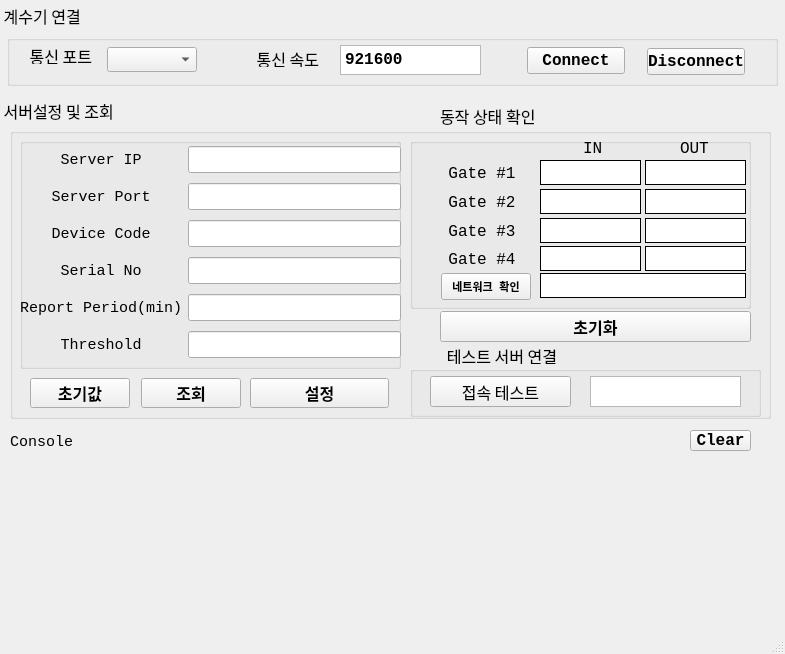
 <widget class="QMainWindow" name="MainWindow">
  <property name="geometry">
   <rect>
    <x>0</x>
    <y>0</y>
    <width>785</width>
    <height>654</height>
   </rect>
  </property>
  <property name="windowTitle">
   <string>MainWindow</string>
  </property>
  <widget class="QWidget" name="centralwidget">
   <widget class="QGroupBox" name="gb_ConnectBoard">
    <property name="geometry">
     <rect>
      <x>7</x>
      <y>35</y>
      <width>771</width>
      <height>51</height>
     </rect>
    </property>
    <property name="font">
     <font>
      <family>Consolas</family>
      <pointsize>12</pointsize>
      <weight>75</weight>
      <bold>true</bold>
     </font>
    </property>
    <property name="title">
     <string/>
    </property>
    <widget class="QLabel" name="label_ComPort">
     <property name="geometry">
      <rect>
       <x>16</x>
       <y>13</y>
       <width>69</width>
       <height>16</height>
      </rect>
     </property>
     <property name="font">
      <font>
       <family>HY중고딕</family>
       <pointsize>12</pointsize>
       <weight>50</weight>
       <bold>false</bold>
      </font>
     </property>
     <property name="text">
      <string>통신 포트</string>
     </property>
     <property name="textFormat">
      <enum>Qt::PlainText</enum>
     </property>
     <property name="alignment">
      <set>Qt::AlignRight|Qt::AlignTrailing|Qt::AlignVCenter</set>
     </property>
    </widget>
    <widget class="QComboBox" name="cb_ComPort">
     <property name="geometry">
      <rect>
       <x>100</x>
       <y>12</y>
       <width>90</width>
       <height>25</height>
      </rect>
     </property>
    </widget>
    <widget class="QPushButton" name="btn_Disconnect">
     <property name="geometry">
      <rect>
       <x>640</x>
       <y>13</y>
       <width>98</width>
       <height>27</height>
      </rect>
     </property>
     <property name="font">
      <font>
       <family>Consolas</family>
       <pointsize>12</pointsize>
       <weight>75</weight>
       <bold>true</bold>
      </font>
     </property>
     <property name="text">
      <string>Disconnect</string>
     </property>
    </widget>
    <widget class="QPushButton" name="btn_Connect">
     <property name="geometry">
      <rect>
       <x>520</x>
       <y>12</y>
       <width>98</width>
       <height>27</height>
      </rect>
     </property>
     <property name="font">
      <font>
       <family>Consolas</family>
       <pointsize>12</pointsize>
       <weight>75</weight>
       <bold>true</bold>
      </font>
     </property>
     <property name="text">
      <string>Connect</string>
     </property>
    </widget>
    <widget class="QLabel" name="label_BaudRate">
     <property name="geometry">
      <rect>
       <x>243</x>
       <y>16</y>
       <width>69</width>
       <height>16</height>
      </rect>
     </property>
     <property name="font">
      <font>
       <family>HY중고딕</family>
       <pointsize>12</pointsize>
       <weight>50</weight>
       <bold>false</bold>
      </font>
     </property>
     <property name="text">
      <string>통신 속도</string>
     </property>
     <property name="textFormat">
      <enum>Qt::PlainText</enum>
     </property>
     <property name="alignment">
      <set>Qt::AlignRight|Qt::AlignTrailing|Qt::AlignVCenter</set>
     </property>
    </widget>
    <widget class="QTextEdit" name="textedit_BaudRate">
     <property name="geometry">
      <rect>
       <x>333</x>
       <y>10</y>
       <width>141</width>
       <height>30</height>
      </rect>
     </property>
     <property name="autoFillBackground">
      <bool>true</bool>
     </property>
     <property name="readOnly">
      <bool>true</bool>
     </property>
     <property name="html">
      <string>&lt;!DOCTYPE HTML PUBLIC &quot;-//W3C//DTD HTML 4.0//EN&quot; &quot;http://www.w3.org/TR/REC-html40/strict.dtd&quot;&gt;
&lt;html&gt;&lt;head&gt;&lt;meta name=&quot;qrichtext&quot; content=&quot;1&quot; /&gt;&lt;style type=&quot;text/css&quot;&gt;
p, li { white-space: pre-wrap; }
&lt;/style&gt;&lt;/head&gt;&lt;body style=&quot; font-family:'Consolas'; font-size:12pt; font-weight:600; font-style:normal;&quot;&gt;
&lt;p style=&quot; margin-top:0px; margin-bottom:0px; margin-left:0px; margin-right:0px; -qt-block-indent:0; text-indent:0px;&quot;&gt;921600&lt;/p&gt;&lt;/body&gt;&lt;/html&gt;</string>
     </property>
    </widget>
   </widget>
   <widget class="QGroupBox" name="gb_main">
    <property name="geometry">
     <rect>
      <x>10</x>
      <y>128</y>
      <width>761</width>
      <height>291</height>
     </rect>
    </property>
    <property name="font">
     <font>
      <family>Consolas</family>
      <pointsize>12</pointsize>
      <weight>75</weight>
      <bold>true</bold>
     </font>
    </property>
    <property name="title">
     <string/>
    </property>
    <widget class="QListView" name="listView">
     <property name="geometry">
      <rect>
       <x>0</x>
       <y>330</y>
       <width>311</width>
       <height>151</height>
      </rect>
     </property>
    </widget>
    <widget class="QGroupBox" name="gb_ServerSetting">
     <property name="geometry">
      <rect>
       <x>10</x>
       <y>10</y>
       <width>381</width>
       <height>231</height>
      </rect>
     </property>
     <property name="title">
      <string/>
     </property>
     <widget class="QWidget" name="layoutWidget">
      <property name="geometry">
       <rect>
        <x>0</x>
        <y>4</y>
        <width>381</width>
        <height>221</height>
       </rect>
      </property>
      <layout class="QGridLayout" name="gridLayout_ServerSetting">
       <item row="2" column="0">
        <widget class="QLabel" name="label_DeviceCode">
         <property name="font">
          <font>
           <family>Consolas</family>
           <pointsize>11</pointsize>
           <weight>50</weight>
           <bold>false</bold>
          </font>
         </property>
         <property name="text">
          <string>Device Code</string>
         </property>
         <property name="textFormat">
          <enum>Qt::PlainText</enum>
         </property>
         <property name="alignment">
          <set>Qt::AlignCenter</set>
         </property>
        </widget>
       </item>
       <item row="4" column="1">
        <widget class="QLineEdit" name="lineEdit_ReportPeriod">
         <property name="alignment">
          <set>Qt::AlignRight|Qt::AlignTrailing|Qt::AlignVCenter</set>
         </property>
         <property name="readOnly">
          <bool>true</bool>
         </property>
        </widget>
       </item>
       <item row="1" column="0">
        <widget class="QLabel" name="label_ServerPort">
         <property name="font">
          <font>
           <family>Consolas</family>
           <pointsize>11</pointsize>
           <weight>50</weight>
           <bold>false</bold>
          </font>
         </property>
         <property name="text">
          <string>Server Port</string>
         </property>
         <property name="textFormat">
          <enum>Qt::PlainText</enum>
         </property>
         <property name="alignment">
          <set>Qt::AlignCenter</set>
         </property>
        </widget>
       </item>
       <item row="5" column="0">
        <widget class="QLabel" name="label_Threshold">
         <property name="font">
          <font>
           <family>Consolas</family>
           <pointsize>11</pointsize>
           <weight>50</weight>
           <bold>false</bold>
          </font>
         </property>
         <property name="text">
          <string>Threshold</string>
         </property>
         <property name="textFormat">
          <enum>Qt::PlainText</enum>
         </property>
         <property name="alignment">
          <set>Qt::AlignCenter</set>
         </property>
        </widget>
       </item>
       <item row="0" column="0">
        <widget class="QLabel" name="label_ServerIP">
         <property name="font">
          <font>
           <family>Consolas</family>
           <pointsize>11</pointsize>
           <weight>50</weight>
           <bold>false</bold>
          </font>
         </property>
         <property name="text">
          <string>Server IP</string>
         </property>
         <property name="textFormat">
          <enum>Qt::PlainText</enum>
         </property>
         <property name="alignment">
          <set>Qt::AlignCenter</set>
         </property>
        </widget>
       </item>
       <item row="2" column="1">
        <widget class="QLineEdit" name="lineEdit_DeviceCode">
         <property name="alignment">
          <set>Qt::AlignRight|Qt::AlignTrailing|Qt::AlignVCenter</set>
         </property>
         <property name="readOnly">
          <bool>true</bool>
         </property>
        </widget>
       </item>
       <item row="1" column="1">
        <widget class="QLineEdit" name="lineEdit_ServerPort">
         <property name="alignment">
          <set>Qt::AlignRight|Qt::AlignTrailing|Qt::AlignVCenter</set>
         </property>
        </widget>
       </item>
       <item row="3" column="1">
        <widget class="QLineEdit" name="lineEdit_SerialNumber">
         <property name="alignment">
          <set>Qt::AlignRight|Qt::AlignTrailing|Qt::AlignVCenter</set>
         </property>
        </widget>
       </item>
       <item row="3" column="0">
        <widget class="QLabel" name="label_serialNumber">
         <property name="font">
          <font>
           <family>Consolas</family>
           <pointsize>11</pointsize>
           <weight>50</weight>
           <bold>false</bold>
          </font>
         </property>
         <property name="text">
          <string>Serial No</string>
         </property>
         <property name="textFormat">
          <enum>Qt::PlainText</enum>
         </property>
         <property name="alignment">
          <set>Qt::AlignCenter</set>
         </property>
        </widget>
       </item>
       <item row="5" column="1">
        <widget class="QLineEdit" name="lineEdit_Threshold">
         <property name="alignment">
          <set>Qt::AlignRight|Qt::AlignTrailing|Qt::AlignVCenter</set>
         </property>
         <property name="readOnly">
          <bool>true</bool>
         </property>
        </widget>
       </item>
       <item row="0" column="1">
        <widget class="QLineEdit" name="lineEdit_ServerIP">
         <property name="alignment">
          <set>Qt::AlignBottom|Qt::AlignRight|Qt::AlignTrailing</set>
         </property>
        </widget>
       </item>
       <item row="4" column="0">
        <widget class="QLabel" name="label_ReportPeriod">
         <property name="font">
          <font>
           <family>Consolas</family>
           <pointsize>11</pointsize>
           <weight>50</weight>
           <bold>false</bold>
          </font>
         </property>
         <property name="text">
          <string>Report Period(min)</string>
         </property>
         <property name="textFormat">
          <enum>Qt::PlainText</enum>
         </property>
         <property name="alignment">
          <set>Qt::AlignCenter</set>
         </property>
        </widget>
       </item>
      </layout>
     </widget>
    </widget>
    <widget class="QGroupBox" name="gb_CheckStatus">
     <property name="geometry">
      <rect>
       <x>400</x>
       <y>10</y>
       <width>341</width>
       <height>171</height>
      </rect>
     </property>
     <property name="title">
      <string/>
     </property>
     <property name="flat">
      <bool>false</bool>
     </property>
     <property name="checkable">
      <bool>false</bool>
     </property>
     <widget class="QLabel" name="label_GateIn">
      <property name="geometry">
       <rect>
        <x>173</x>
        <y>0</y>
        <width>61</width>
        <height>21</height>
       </rect>
      </property>
      <property name="font">
       <font>
        <family>Consolas</family>
        <pointsize>12</pointsize>
        <weight>50</weight>
        <bold>false</bold>
       </font>
      </property>
      <property name="text">
       <string>IN</string>
      </property>
      <property name="textFormat">
       <enum>Qt::PlainText</enum>
      </property>
     </widget>
     <widget class="QLabel" name="label_GateOut">
      <property name="geometry">
       <rect>
        <x>270</x>
        <y>0</y>
        <width>61</width>
        <height>21</height>
       </rect>
      </property>
      <property name="font">
       <font>
        <family>Consolas</family>
        <pointsize>12</pointsize>
        <weight>50</weight>
        <bold>false</bold>
       </font>
      </property>
      <property name="text">
       <string>OUT</string>
      </property>
      <property name="textFormat">
       <enum>Qt::PlainText</enum>
      </property>
     </widget>
     <widget class="QLabel" name="label_Gate1">
      <property name="geometry">
       <rect>
        <x>17</x>
        <y>20</y>
        <width>110</width>
        <height>30</height>
       </rect>
      </property>
      <property name="font">
       <font>
        <family>Consolas</family>
        <pointsize>12</pointsize>
        <weight>50</weight>
        <bold>false</bold>
       </font>
      </property>
      <property name="text">
       <string>Gate #1</string>
      </property>
      <property name="alignment">
       <set>Qt::AlignCenter</set>
      </property>
     </widget>
     <widget class="QLabel" name="label_Gate3">
      <property name="geometry">
       <rect>
        <x>17</x>
        <y>78</y>
        <width>110</width>
        <height>30</height>
       </rect>
      </property>
      <property name="font">
       <font>
        <family>Consolas</family>
        <pointsize>12</pointsize>
        <weight>50</weight>
        <bold>false</bold>
       </font>
      </property>
      <property name="text">
       <string>Gate #3</string>
      </property>
      <property name="alignment">
       <set>Qt::AlignCenter</set>
      </property>
     </widget>
     <widget class="QLabel" name="label_Gate2">
      <property name="geometry">
       <rect>
        <x>17</x>
        <y>49</y>
        <width>110</width>
        <height>30</height>
       </rect>
      </property>
      <property name="font">
       <font>
        <family>Consolas</family>
        <pointsize>12</pointsize>
        <weight>50</weight>
        <bold>false</bold>
       </font>
      </property>
      <property name="text">
       <string>Gate #2</string>
      </property>
      <property name="alignment">
       <set>Qt::AlignCenter</set>
      </property>
     </widget>
     <widget class="QLabel" name="label_Gate4">
      <property name="geometry">
       <rect>
        <x>17</x>
        <y>106</y>
        <width>110</width>
        <height>30</height>
       </rect>
      </property>
      <property name="font">
       <font>
        <family>Consolas</family>
        <pointsize>12</pointsize>
        <weight>50</weight>
        <bold>false</bold>
       </font>
      </property>
      <property name="text">
       <string>Gate #4</string>
      </property>
      <property name="alignment">
       <set>Qt::AlignCenter</set>
      </property>
     </widget>
     <widget class="QLabel" name="Gate3_IN_label">
      <property name="geometry">
       <rect>
        <x>130</x>
        <y>80</y>
        <width>101</width>
        <height>25</height>
       </rect>
      </property>
      <property name="font">
       <font>
        <family>Consolas</family>
        <pointsize>12</pointsize>
        <weight>50</weight>
        <bold>false</bold>
       </font>
      </property>
      <property name="styleSheet">
       <string notr="true">color: rgb(85, 255, 0);
background-color: rgb(255, 255, 255);
border: 1px;
border-style: outset;</string>
      </property>
      <property name="text">
       <string/>
      </property>
      <property name="alignment">
       <set>Qt::AlignCenter</set>
      </property>
     </widget>
     <widget class="QLabel" name="Gate1_IN_label">
      <property name="enabled">
       <bool>true</bool>
      </property>
      <property name="geometry">
       <rect>
        <x>130</x>
        <y>22</y>
        <width>101</width>
        <height>25</height>
       </rect>
      </property>
      <property name="palette">
       <palette>
        <active>
         <colorrole role="WindowText">
          <brush brushstyle="SolidPattern">
           <color alpha="255">
            <red>85</red>
            <green>255</green>
            <blue>0</blue>
           </color>
          </brush>
         </colorrole>
         <colorrole role="Button">
          <brush brushstyle="SolidPattern">
           <color alpha="255">
            <red>255</red>
            <green>255</green>
            <blue>255</blue>
           </color>
          </brush>
         </colorrole>
         <colorrole role="Text">
          <brush brushstyle="SolidPattern">
           <color alpha="255">
            <red>85</red>
            <green>255</green>
            <blue>0</blue>
           </color>
          </brush>
         </colorrole>
         <colorrole role="ButtonText">
          <brush brushstyle="SolidPattern">
           <color alpha="255">
            <red>85</red>
            <green>255</green>
            <blue>0</blue>
           </color>
          </brush>
         </colorrole>
         <colorrole role="Base">
          <brush brushstyle="SolidPattern">
           <color alpha="255">
            <red>255</red>
            <green>255</green>
            <blue>255</blue>
           </color>
          </brush>
         </colorrole>
         <colorrole role="Window">
          <brush brushstyle="SolidPattern">
           <color alpha="255">
            <red>255</red>
            <green>255</green>
            <blue>255</blue>
           </color>
          </brush>
         </colorrole>
         <colorrole role="PlaceholderText">
          <brush brushstyle="SolidPattern">
           <color alpha="128">
            <red>76</red>
            <green>248</green>
            <blue>2</blue>
           </color>
          </brush>
         </colorrole>
        </active>
        <inactive>
         <colorrole role="WindowText">
          <brush brushstyle="SolidPattern">
           <color alpha="255">
            <red>85</red>
            <green>255</green>
            <blue>0</blue>
           </color>
          </brush>
         </colorrole>
         <colorrole role="Button">
          <brush brushstyle="SolidPattern">
           <color alpha="255">
            <red>255</red>
            <green>255</green>
            <blue>255</blue>
           </color>
          </brush>
         </colorrole>
         <colorrole role="Text">
          <brush brushstyle="SolidPattern">
           <color alpha="255">
            <red>85</red>
            <green>255</green>
            <blue>0</blue>
           </color>
          </brush>
         </colorrole>
         <colorrole role="ButtonText">
          <brush brushstyle="SolidPattern">
           <color alpha="255">
            <red>85</red>
            <green>255</green>
            <blue>0</blue>
           </color>
          </brush>
         </colorrole>
         <colorrole role="Base">
          <brush brushstyle="SolidPattern">
           <color alpha="255">
            <red>255</red>
            <green>255</green>
            <blue>255</blue>
           </color>
          </brush>
         </colorrole>
         <colorrole role="Window">
          <brush brushstyle="SolidPattern">
           <color alpha="255">
            <red>255</red>
            <green>255</green>
            <blue>255</blue>
           </color>
          </brush>
         </colorrole>
         <colorrole role="PlaceholderText">
          <brush brushstyle="SolidPattern">
           <color alpha="128">
            <red>76</red>
            <green>248</green>
            <blue>2</blue>
           </color>
          </brush>
         </colorrole>
        </inactive>
        <disabled>
         <colorrole role="WindowText">
          <brush brushstyle="SolidPattern">
           <color alpha="255">
            <red>85</red>
            <green>255</green>
            <blue>0</blue>
           </color>
          </brush>
         </colorrole>
         <colorrole role="Button">
          <brush brushstyle="SolidPattern">
           <color alpha="255">
            <red>255</red>
            <green>255</green>
            <blue>255</blue>
           </color>
          </brush>
         </colorrole>
         <colorrole role="Text">
          <brush brushstyle="SolidPattern">
           <color alpha="255">
            <red>85</red>
            <green>255</green>
            <blue>0</blue>
           </color>
          </brush>
         </colorrole>
         <colorrole role="ButtonText">
          <brush brushstyle="SolidPattern">
           <color alpha="255">
            <red>85</red>
            <green>255</green>
            <blue>0</blue>
           </color>
          </brush>
         </colorrole>
         <colorrole role="Base">
          <brush brushstyle="SolidPattern">
           <color alpha="255">
            <red>255</red>
            <green>255</green>
            <blue>255</blue>
           </color>
          </brush>
         </colorrole>
         <colorrole role="Window">
          <brush brushstyle="SolidPattern">
           <color alpha="255">
            <red>255</red>
            <green>255</green>
            <blue>255</blue>
           </color>
          </brush>
         </colorrole>
         <colorrole role="PlaceholderText">
          <brush brushstyle="SolidPattern">
           <color alpha="128">
            <red>0</red>
            <green>0</green>
            <blue>0</blue>
           </color>
          </brush>
         </colorrole>
        </disabled>
       </palette>
      </property>
      <property name="font">
       <font>
        <family>Consolas</family>
        <pointsize>12</pointsize>
        <weight>50</weight>
        <bold>false</bold>
       </font>
      </property>
      <property name="layoutDirection">
       <enum>Qt::LeftToRight</enum>
      </property>
      <property name="autoFillBackground">
       <bool>false</bool>
      </property>
      <property name="styleSheet">
       <string notr="true">color: rgb(85, 255, 0);
background-color: rgb(255, 255, 255);
border: 1px;
border-style: outset;</string>
      </property>
      <property name="text">
       <string/>
      </property>
      <property name="alignment">
       <set>Qt::AlignCenter</set>
      </property>
     </widget>
     <widget class="QLabel" name="Gate2_IN_label">
      <property name="geometry">
       <rect>
        <x>130</x>
        <y>51</y>
        <width>101</width>
        <height>25</height>
       </rect>
      </property>
      <property name="font">
       <font>
        <family>Consolas</family>
        <pointsize>12</pointsize>
        <weight>50</weight>
        <bold>false</bold>
       </font>
      </property>
      <property name="styleSheet">
       <string notr="true">color: rgb(85, 255, 0);
background-color: rgb(255, 255, 255);
border: 1px;
border-style: outset;</string>
      </property>
      <property name="text">
       <string/>
      </property>
      <property name="alignment">
       <set>Qt::AlignCenter</set>
      </property>
     </widget>
     <widget class="QLabel" name="Gate2_OUT_label">
      <property name="geometry">
       <rect>
        <x>235</x>
        <y>51</y>
        <width>101</width>
        <height>25</height>
       </rect>
      </property>
      <property name="font">
       <font>
        <family>Consolas</family>
        <pointsize>12</pointsize>
        <weight>50</weight>
        <bold>false</bold>
       </font>
      </property>
      <property name="styleSheet">
       <string notr="true">color: rgb(85, 255, 0);
background-color: rgb(255, 255, 255);
border: 1px;
border-style: outset;</string>
      </property>
      <property name="text">
       <string/>
      </property>
      <property name="alignment">
       <set>Qt::AlignCenter</set>
      </property>
     </widget>
     <widget class="QLabel" name="Gate1_OUT_label">
      <property name="geometry">
       <rect>
        <x>235</x>
        <y>22</y>
        <width>101</width>
        <height>25</height>
       </rect>
      </property>
      <property name="font">
       <font>
        <family>Consolas</family>
        <pointsize>12</pointsize>
        <weight>50</weight>
        <bold>false</bold>
       </font>
      </property>
      <property name="styleSheet">
       <string notr="true">color: rgb(85, 255, 0);
background-color: rgb(255, 255, 255);
border: 1px;
border-style: outset;</string>
      </property>
      <property name="text">
       <string/>
      </property>
      <property name="alignment">
       <set>Qt::AlignCenter</set>
      </property>
     </widget>
     <widget class="QLabel" name="Gate4_IN_label">
      <property name="geometry">
       <rect>
        <x>130</x>
        <y>108</y>
        <width>101</width>
        <height>25</height>
       </rect>
      </property>
      <property name="font">
       <font>
        <family>Consolas</family>
        <pointsize>12</pointsize>
        <weight>50</weight>
        <bold>false</bold>
       </font>
      </property>
      <property name="styleSheet">
       <string notr="true">color: rgb(85, 255, 0);
background-color: rgb(255, 255, 255);
border: 1px;
border-style: outset;</string>
      </property>
      <property name="text">
       <string/>
      </property>
      <property name="alignment">
       <set>Qt::AlignCenter</set>
      </property>
     </widget>
     <widget class="QLabel" name="Gate4_OUT_label">
      <property name="geometry">
       <rect>
        <x>235</x>
        <y>108</y>
        <width>101</width>
        <height>25</height>
       </rect>
      </property>
      <property name="font">
       <font>
        <family>Consolas</family>
        <pointsize>12</pointsize>
        <weight>50</weight>
        <bold>false</bold>
       </font>
      </property>
      <property name="styleSheet">
       <string notr="true">color: rgb(85, 255, 0);
background-color: rgb(255, 255, 255);
border: 1px;
border-style: outset;</string>
      </property>
      <property name="text">
       <string/>
      </property>
      <property name="alignment">
       <set>Qt::AlignCenter</set>
      </property>
     </widget>
     <widget class="QLabel" name="Gate3_OUT_label">
      <property name="geometry">
       <rect>
        <x>235</x>
        <y>80</y>
        <width>101</width>
        <height>25</height>
       </rect>
      </property>
      <property name="font">
       <font>
        <family>Consolas</family>
        <pointsize>12</pointsize>
        <weight>50</weight>
        <bold>false</bold>
       </font>
      </property>
      <property name="styleSheet">
       <string notr="true">color: rgb(85, 255, 0);
background-color: rgb(255, 255, 255);
border: 1px;
border-style: outset;</string>
      </property>
      <property name="text">
       <string/>
      </property>
      <property name="alignment">
       <set>Qt::AlignCenter</set>
      </property>
     </widget>
     <widget class="QLabel" name="network_check_label">
      <property name="geometry">
       <rect>
        <x>130</x>
        <y>135</y>
        <width>206</width>
        <height>25</height>
       </rect>
      </property>
      <property name="font">
       <font>
        <family>Consolas</family>
        <pointsize>12</pointsize>
        <weight>50</weight>
        <bold>false</bold>
       </font>
      </property>
      <property name="styleSheet">
       <string notr="true">color: rgb(85, 255, 0);
background-color: rgb(255, 255, 255);
border: 1px;
border-style: outset;</string>
      </property>
      <property name="text">
       <string/>
      </property>
      <property name="alignment">
       <set>Qt::AlignCenter</set>
      </property>
     </widget>
     <widget class="QPushButton" name="btn_Network_Check">
      <property name="geometry">
       <rect>
        <x>31</x>
        <y>135</y>
        <width>90</width>
        <height>27</height>
       </rect>
      </property>
      <property name="font">
       <font>
        <pointsize>8</pointsize>
       </font>
      </property>
      <property name="text">
       <string>네트워크 확인</string>
      </property>
     </widget>
    </widget>
    <widget class="QPushButton" name="btn_ServerReset">
     <property name="geometry">
      <rect>
       <x>20</x>
       <y>250</y>
       <width>100</width>
       <height>30</height>
      </rect>
     </property>
     <property name="text">
      <string>초기값</string>
     </property>
    </widget>
    <widget class="QPushButton" name="btn_ServerInquiry">
     <property name="geometry">
      <rect>
       <x>131</x>
       <y>250</y>
       <width>100</width>
       <height>30</height>
      </rect>
     </property>
     <property name="text">
      <string>조회</string>
     </property>
    </widget>
    <widget class="QPushButton" name="btn_ServerSetting">
     <property name="geometry">
      <rect>
       <x>240</x>
       <y>250</y>
       <width>139</width>
       <height>30</height>
      </rect>
     </property>
     <property name="text">
      <string>설정</string>
     </property>
    </widget>
    <widget class="QGroupBox" name="gb_ConnectTestServer">
     <property name="geometry">
      <rect>
       <x>400</x>
       <y>238</y>
       <width>351</width>
       <height>51</height>
      </rect>
     </property>
     <property name="title">
      <string/>
     </property>
     <widget class="QPushButton" name="btn_ConnectTest">
      <property name="geometry">
       <rect>
        <x>20</x>
        <y>10</y>
        <width>141</width>
        <height>31</height>
       </rect>
      </property>
      <property name="font">
       <font>
        <family>HY중고딕</family>
        <pointsize>12</pointsize>
        <weight>50</weight>
        <bold>false</bold>
       </font>
      </property>
      <property name="text">
       <string>접속 테스트</string>
      </property>
     </widget>
     <widget class="QListView" name="listView_ConnectTest">
      <property name="geometry">
       <rect>
        <x>180</x>
        <y>10</y>
        <width>151</width>
        <height>31</height>
       </rect>
      </property>
     </widget>
    </widget>
    <widget class="QLabel" name="label_ConnectTestServer">
     <property name="geometry">
      <rect>
       <x>416</x>
       <y>220</y>
       <width>131</width>
       <height>16</height>
      </rect>
     </property>
     <property name="font">
      <font>
       <family>HY중고딕</family>
       <pointsize>12</pointsize>
       <weight>50</weight>
       <bold>false</bold>
      </font>
     </property>
     <property name="text">
      <string>테스트 서버 연결</string>
     </property>
     <property name="textFormat">
      <enum>Qt::PlainText</enum>
     </property>
     <property name="alignment">
      <set>Qt::AlignRight|Qt::AlignTrailing|Qt::AlignVCenter</set>
     </property>
    </widget>
    <widget class="QPushButton" name="btn_CountReset">
     <property name="geometry">
      <rect>
       <x>430</x>
       <y>183</y>
       <width>311</width>
       <height>31</height>
      </rect>
     </property>
     <property name="text">
      <string>초기화</string>
     </property>
    </widget>
   </widget>
   <widget class="QPushButton" name="btn_ClearConsole">
    <property name="geometry">
     <rect>
      <x>690</x>
      <y>430</y>
      <width>61</width>
      <height>21</height>
     </rect>
    </property>
    <property name="font">
     <font>
      <family>Consolas</family>
      <pointsize>12</pointsize>
      <weight>75</weight>
      <italic>false</italic>
      <bold>true</bold>
     </font>
    </property>
    <property name="text">
     <string>Clear</string>
    </property>
   </widget>
   <widget class="QLabel" name="label_ConnectBoard">
    <property name="geometry">
     <rect>
      <x>0</x>
      <y>0</y>
      <width>101</width>
      <height>31</height>
     </rect>
    </property>
    <property name="font">
     <font>
      <family>HY헤드라인M</family>
      <pointsize>12</pointsize>
     </font>
    </property>
    <property name="text">
     <string> 계수기 연결</string>
    </property>
   </widget>
   <widget class="QLabel" name="label_ServerSetting">
    <property name="geometry">
     <rect>
      <x>0</x>
      <y>95</y>
      <width>141</width>
      <height>31</height>
     </rect>
    </property>
    <property name="font">
     <font>
      <family>HY헤드라인M</family>
      <pointsize>12</pointsize>
     </font>
    </property>
    <property name="text">
     <string> 서버설정 및 조회</string>
    </property>
   </widget>
   <widget class="QLabel" name="label_CheckStatus">
    <property name="geometry">
     <rect>
      <x>440</x>
      <y>100</y>
      <width>141</width>
      <height>31</height>
     </rect>
    </property>
    <property name="font">
     <font>
      <family>HY헤드라인M</family>
      <pointsize>12</pointsize>
     </font>
    </property>
    <property name="text">
     <string>동작 상태 확인</string>
    </property>
   </widget>
   <widget class="QLabel" name="label_Console">
    <property name="geometry">
     <rect>
      <x>10</x>
      <y>434</y>
      <width>69</width>
      <height>16</height>
     </rect>
    </property>
    <property name="font">
     <font>
      <family>Consolas</family>
      <pointsize>11</pointsize>
     </font>
    </property>
    <property name="text">
     <string>Console</string>
    </property>
    <property name="textFormat">
     <enum>Qt::PlainText</enum>
    </property>
    <property name="alignment">
     <set>Qt::AlignLeading|Qt::AlignLeft|Qt::AlignVCenter</set>
    </property>
   </widget>
   <widget class="QWidget" name="verticalLayoutWidget">
    <property name="geometry">
     <rect>
      <x>12</x>
      <y>459</y>
      <width>741</width>
      <height>151</height>
     </rect>
    </property>
    <layout class="QVBoxLayout" name="Main_verticalLayout"/>
   </widget>
  </widget>
  <widget class="QMenuBar" name="menubar">
   <property name="geometry">
    <rect>
     <x>0</x>
     <y>0</y>
     <width>785</width>
     <height>21</height>
    </rect>
   </property>
  </widget>
  <widget class="QStatusBar" name="statusbar"/>
 </widget>
